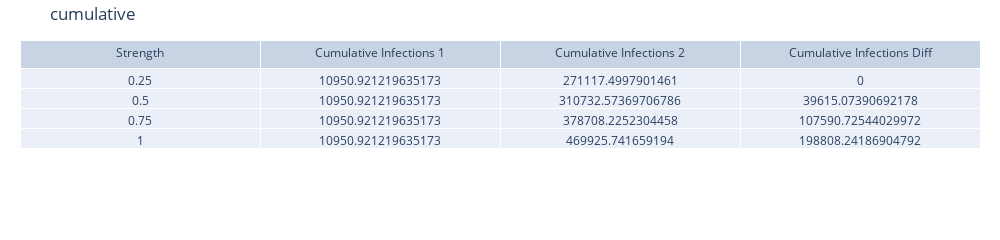
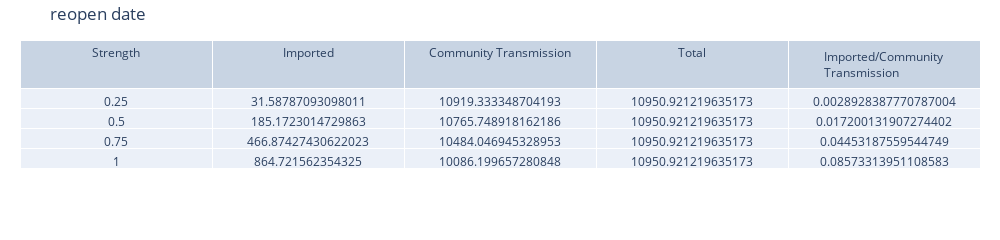
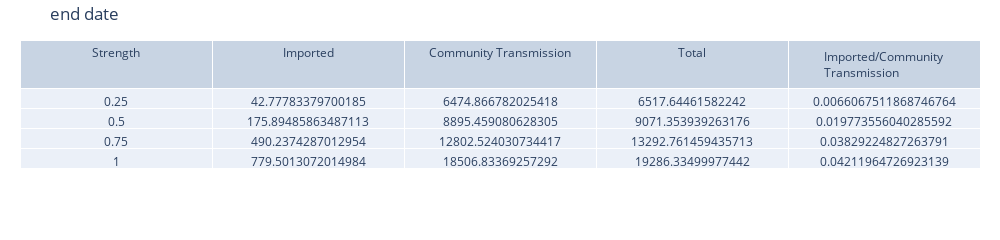

The cell these charts' notebook holds for them, in order:
### Code cell
R0_range = np.arange(0.5, 0.8, 0.01)
ReopenSimulation('Canada', 'World', start_date, np.datetime64("2020-09-01")).fit_and_run(R0_range, reopen_date)

### Figure 1 — Plotly figure (JSON) as saved in the notebook; plotly's stock layout.template omitted (floating-point values rounded to 4 significant figures)
{"data": [{"cells": {"values": [[0.25, 0.5, 0.75, 1], [10950.0, 10950.0, 10950.0, 10950.0], [271100.0, 310700.0, 378700.0, 469900.0], [0, 39620.0, 107600.0, 198800.0]]}, "header": {"values": ["Strength", "Cumulative Infections 1", "Cumulative Infections 2", "Cumulative Infections Diff"]}, "type": "table"}], "layout": {"autosize": false, "height": 200, "margin": {"b": 20, "l": 20, "r": 20, "t": 40}, "title": {"text": "cumulative"}, "width": 1000}}

### Figure 2 — Plotly figure (JSON) as saved in the notebook; plotly's stock layout.template omitted (floating-point values rounded to 4 significant figures)
{"data": [{"cells": {"values": [[0.25, 0.5, 0.75, 1], [31.59, 185.2, 466.9, 864.7], [10920.0, 10770.0, 10480.0, 10090.0], [10950.0, 10950.0, 10950.0, 10950.0], [0.002893, 0.0172, 0.04453, 0.08573]]}, "header": {"values": ["Strength", "Imported", "Community Transmission", "Total", "Imported/Community Transmission"]}, "type": "table"}], "layout": {"autosize": false, "height": 200, "margin": {"b": 20, "l": 20, "r": 20, "t": 40}, "title": {"text": "reopen date"}, "width": 1000}}

### Figure 3 — Plotly figure (JSON) as saved in the notebook; plotly's stock layout.template omitted (floating-point values rounded to 4 significant figures)
{"data": [{"cells": {"values": [[0.25, 0.5, 0.75, 1], [42.78, 175.9, 490.2, 779.5], [6475.0, 8895.0, 12800.0, 18510.0], [6518.0, 9071.0, 13290.0, 19290.0], [0.006607, 0.01977, 0.03829, 0.04212]]}, "header": {"values": ["Strength", "Imported", "Community Transmission", "Total", "Imported/Community Transmission"]}, "type": "table"}], "layout": {"autosize": false, "height": 200, "margin": {"b": 20, "l": 20, "r": 20, "t": 40}, "title": {"text": "end date"}, "width": 1000}}
